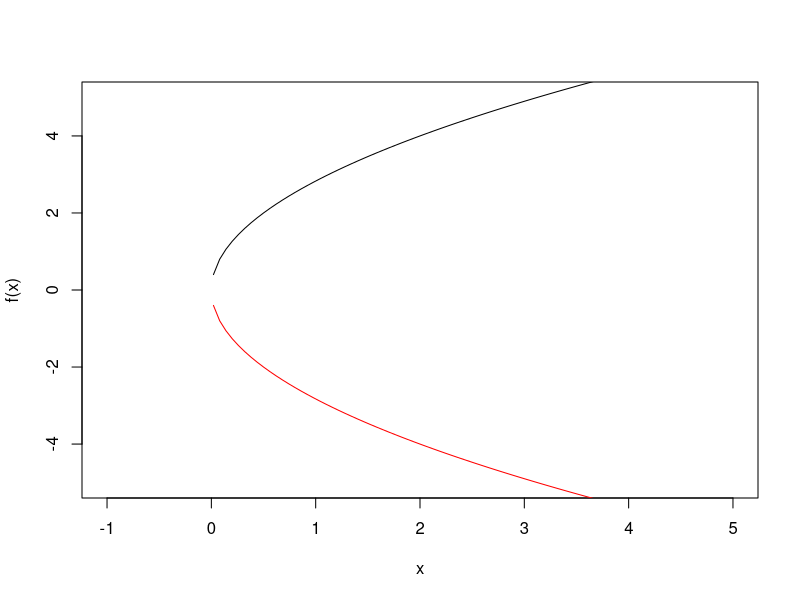
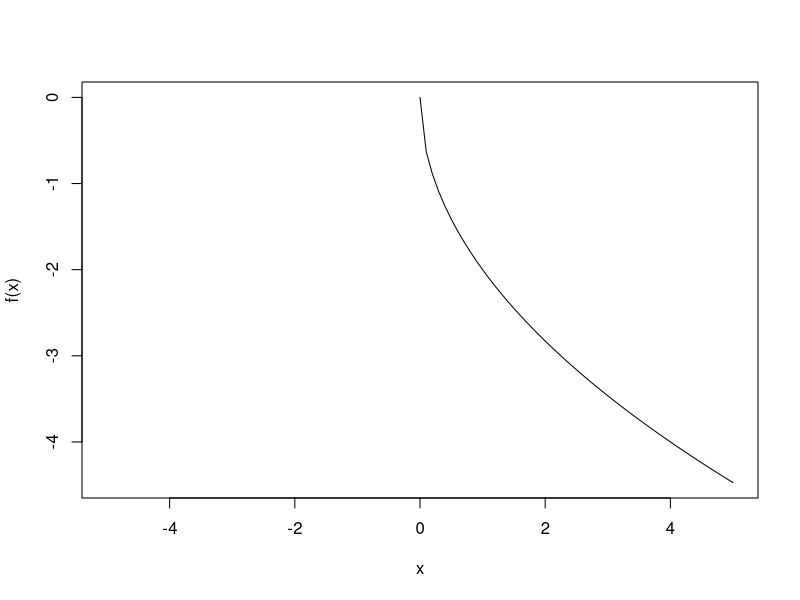
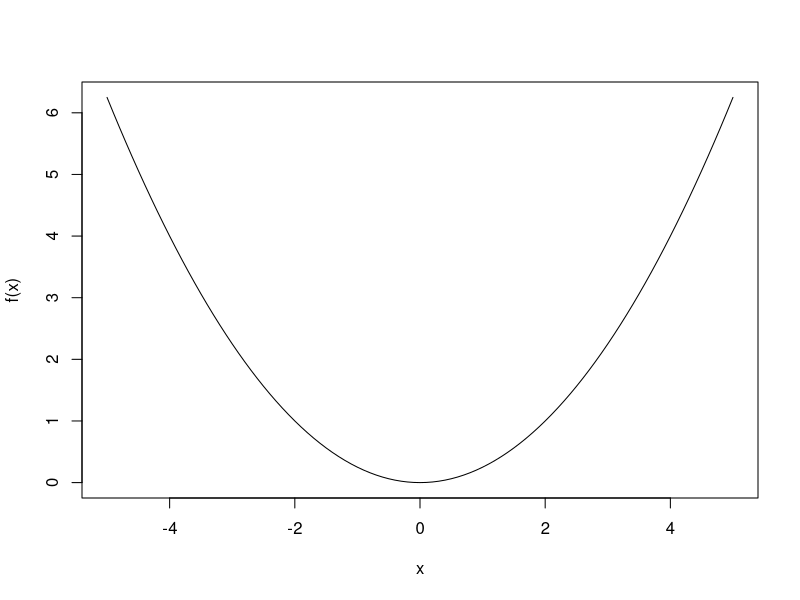
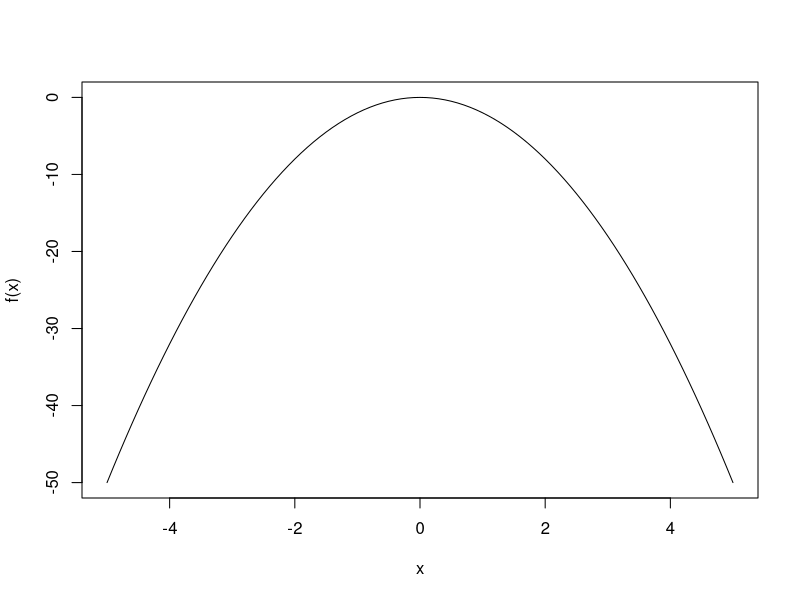

These charts were generated, in order, by the following R code:
f1<- function(x){
result<- sqrt(8*x)
return(result)
}
curve(f1, -1,5, xlab="x",ylab="f(x)", xlim= c(-1, 5), ylim=c(-5, 5))

f1a<- function(x){
result<- -sqrt(8*x)
return(result)
}
curve(f1a, -1,5, xlab="x",ylab="f(x)", add=TRUE, col="red")
f2<- function(x){
result<- -sqrt(4*x)
return(result)
}
curve(f2, -5,5, xlab="x",ylab="f(x)")

f3<- function(x){
result<- x^2/4
return(result)
}
curve(f3, -5,5, xlab="x",ylab="f(x)")

f4<- function(x){
result<- -2*x^2
return(result)
}
curve(f4, -5,5, xlab="x",ylab="f(x)")
